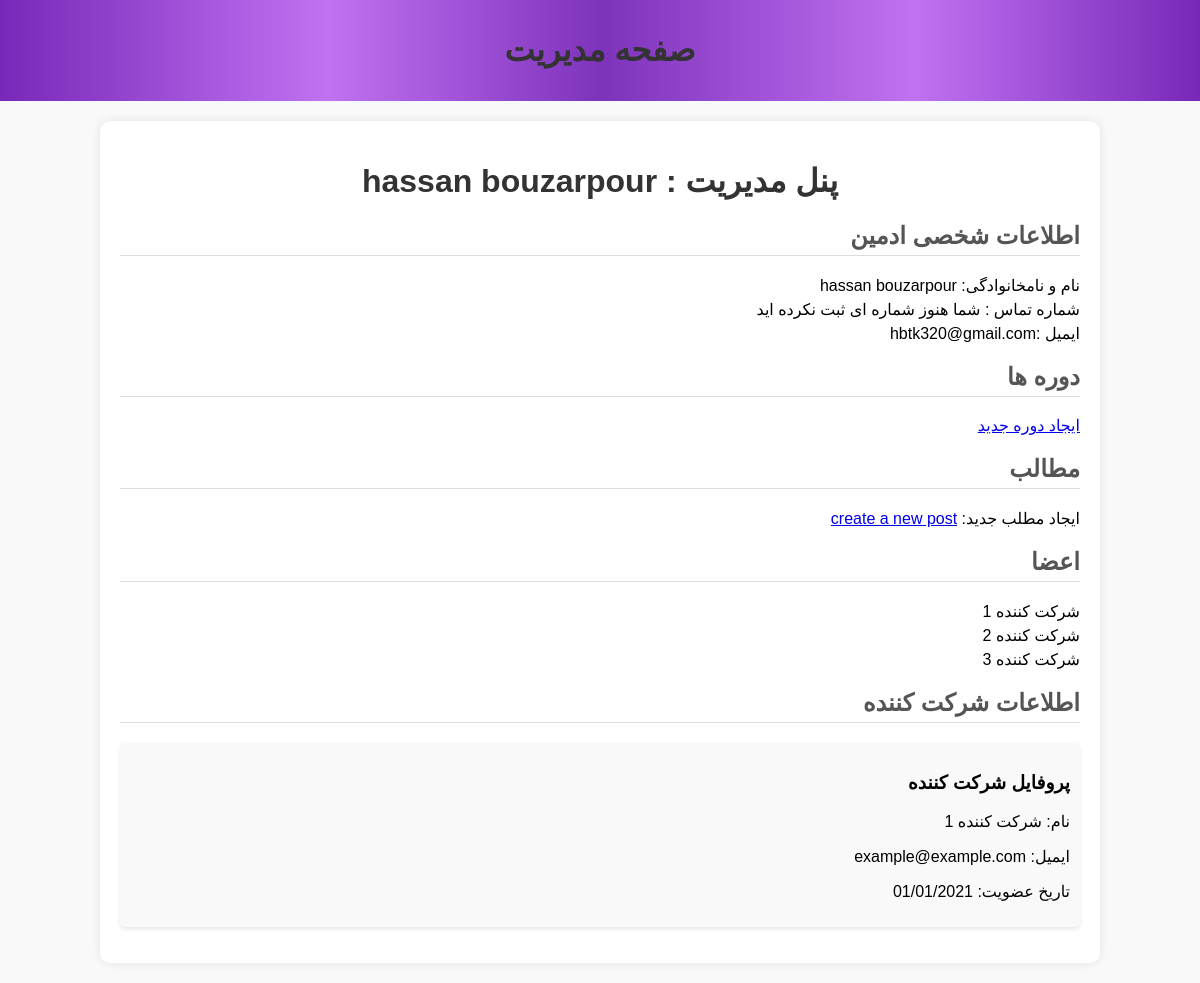
Page /admin (signed in) on the earlier database version.
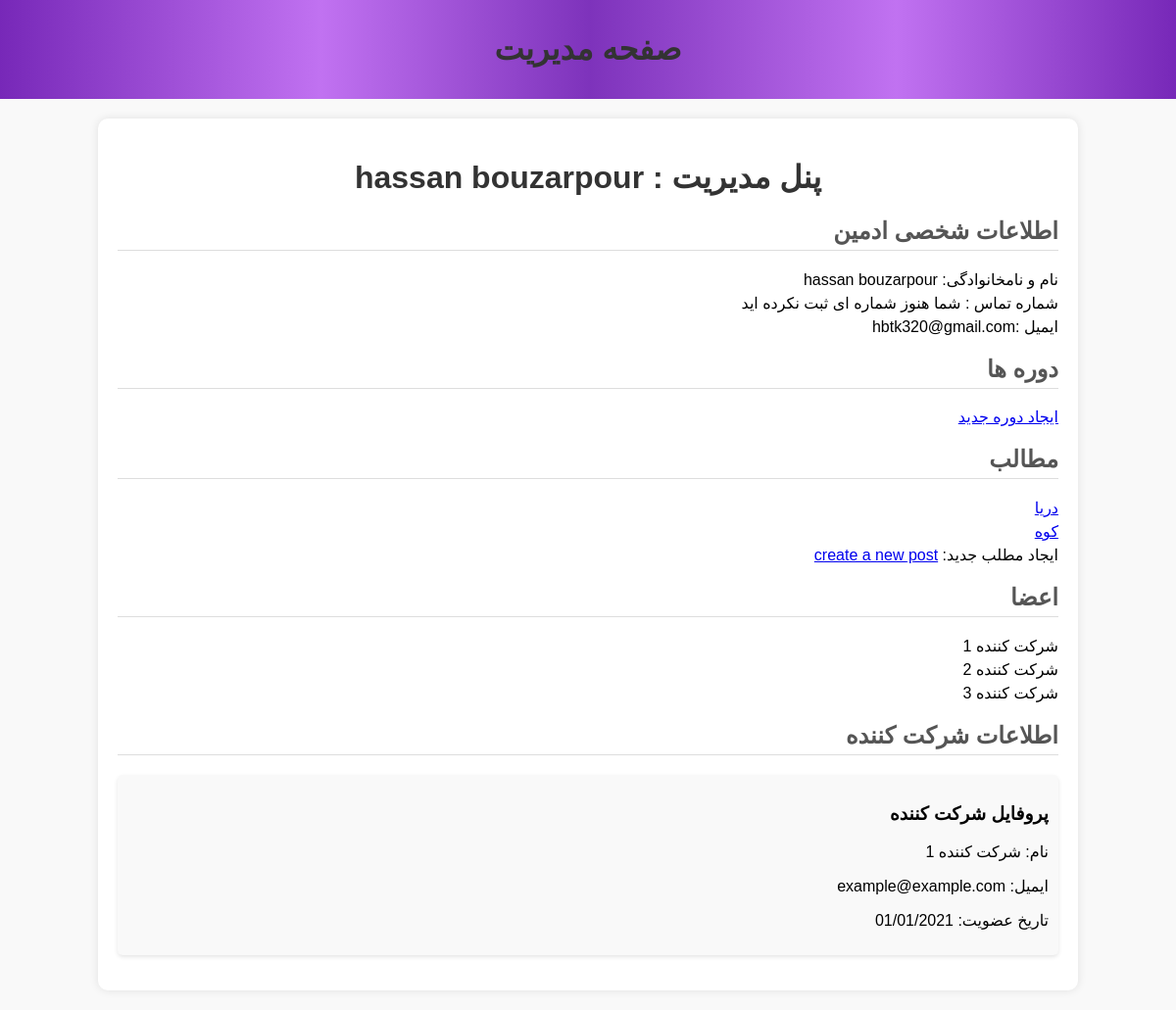
Same page on the later database version.
### runnit_project/models.py (models this page shows, shortened)
class User(db.Model):
    user_id = db.Column(db.Integer, primary_key=True)
    firstname = db.Column(db.String(50), nullable=False)
    lastname = db.Column(db.String(50), nullable=False)
    email = db.Column(db.String(100), unique=True, nullable=False)
    phone_number = db.Column(db.String(15), nullable=True)
    profile_pic = db.Column(db.String(200))
    _password = db.Column(db.String(250), nullable=False)
    is_admin = db.Column(db.Boolean, default=False)
    is_superuser = db.Column(db.Boolean, default=False)
    is_authenticated = db.Column(db.Boolean, default=False)
    posts = db.relationship('Post', backref='user', lazy=True)
    comments = db.relationship('Comment', backref='user', lazy=True)
    ratings = db.relationship('Rating', backref='user', lazy=True)
    resumes = db.relationship('Resume', backref='intern', lazy=True)
    type = db.Column(db.String(50))
    @property
    def password(self):
        raise AttributeError("password is not a readable attribute")
    posts = db.relationship('Post', backref='user', lazy=True)
    comments = db.relationship('Comment', backref='user', lazy=True)
    ratings = db.relationship('Rating', backref='user', lazy=True)
    resumes = db.relationship('Resume', backref='intern', lazy=True)

class Intern(User):
    MBTI_test_grade = db.Column(db.String(100))
    IQ_test_grade = db.Column(db.Integer)
    course_exam_grade = db.Column(db.String(100))
    average_grade = db.Column(db.Float)

class Post(db.Model):
    post_id = db.Column(db.Integer, primary_key=True)
    title = db.Column(db.String(100), nullable=False)
    body = db.Column(db.Text, nullable=False)
    image = db.Column(db.String(200),nullable = True)
    user_id = db.Column(db.Integer, db.ForeignKey('user.user_id'), nullable=False)

### runnit_project/routes.py (the view)
@app.route("/admin")
@admin_required
@login_required
def admin_panel():
    user_id = session["user_id"]
    user = User.query.filter_by(user_id = user_id).first()
    courses = Course.query.filter_by(user_id = user_id)
    posts = Post.query.filter_by(user_id = user_id)
    return render_template("admin_panel.html",user=user,courses = courses,posts=posts)

### run.py (called while the page is built, shortened)
@app.before_request
def create_initials():
    if not "language" in session:
        session["language"] = 'fa'
    global initialization_done

### runnit_project/templates/admin_panel.html (shortened to what this page needs)
<!DOCTYPE html>
<html lang="fa">
<head>
    <link rel="stylesheet" type="text/css" href="{{url_for('static' , filename = 'css/style2.css')}}">
</head>
<body>
    <header>
        <h1>صفحه مدیریت</h1>
    </header>
    <div class="admin-panel">
        <h1>پنل مدیریت : {{user.firstname}} {{user.lastname}} </h1>
        <ul>
        <div class="courses">
            <h2>اطلاعات شخصی ادمین</h2>
            <ul>
                <li>نام و نامخانوادگی: {{user.firstname}} {{user.lastname}}</li>
                <li>شماره تماس :{%if user.phone %}{{user.phone}}{% else %} شما هنوز شماره ای ثبت نکرده اید {% endif %}</li>
                <li>ایمیل :{{user.email}} </li>
            </ul>
        </div>
                <div class="members">
                    <h2>دوره ها</h2>
                    <ul>{% if courses %}
                    </ul>
                    <a href="{{ url_for('create_course') }}"> ایجاد دوره جدید </a></li>
                </div>
                {% else %}
                هنوز دوره ای ایجاد نکرده اید :
                 <a href="{{ url_for('create_course') }}"> ایجاد دوره جدید </a></li>
                </div>
                {% endif %}
        <div class="courses">
            <h2>مطالب</h2>
            <ul>{% if posts %}
                {% for post in posts %}
                <li><a href="{{url_for('post_detail',post_id = post.post_id)}}">{{post.title}}</a></li>
                {% endfor %}
            </ul>
           ایجاد مطلب جدید: <a href="{{ url_for('create_post') }}"> create a new post</a></li>
        </div>
        {% else %}
        هنوز مطلبی ایجاد نکرده اید :
        <a href="{{ url_for('create_post') }}"> ایجاد مطلب جدید</a></li>
    </div>
        {% endif %}
        <div class="members">
            <h2>اعضا</h2>
            <ul>
                <li>شرکت کننده 1</li>
                <li>شرکت کننده 2</li>
                <li>شرکت کننده 3</li>
            </ul>
        </div>
        <div class="participant-info">
            <h2>اطلاعات شرکت کننده</h2>
            <div class="profile">
                <h3>پروفایل شرکت کننده</h3>
                <p>نام: شرکت کننده 1</p>
                <p>ایمیل: example@example.com</p>
                <p>تاریخ عضویت: 01/01/2021</p>
            </div>
        </div>
    </div>
</body>
</html>

### runnit_project/static/css/style2.css (style rules this page uses)
body { font-family: 'Tahoma', sans-serif; direction: rtl; background-color: #f9f9f9; margin: 0; padding: 0; }
.admin-panel { width: 80%; margin: 20px auto; background-color: #fff; padding: 20px; border-radius: 10px; box-shadow: 0 0 10px rgba(0, 0, 0, 0.1); }
h1 { text-align: center; color: #333; }
h2 { color: #555; border-bottom: 1px solid #ddd; padding-bottom: 5px; }
ul { list-style-type: none; padding: 0; }
li { margin: 5px 0; }
.profile { background-color: #f9f9f9; padding: 10px; border-radius: 5px; box-shadow: 0 2px 4px rgba(0, 0, 0, 0.1); }

### runnit_project/templates/admin_panel.html (style rules this page uses)
header { background-image: linear-gradient(270deg, #7728b8, #b95ff0e0 23.78%, #7728b8f2 49.83%, #b95ff0e0 72.74%, #7728b8); color: white; text-align: center; padding: 10px 0; }

Differences in the rows shown:
added Post: title "دریا"
added Post: title "کوه"
